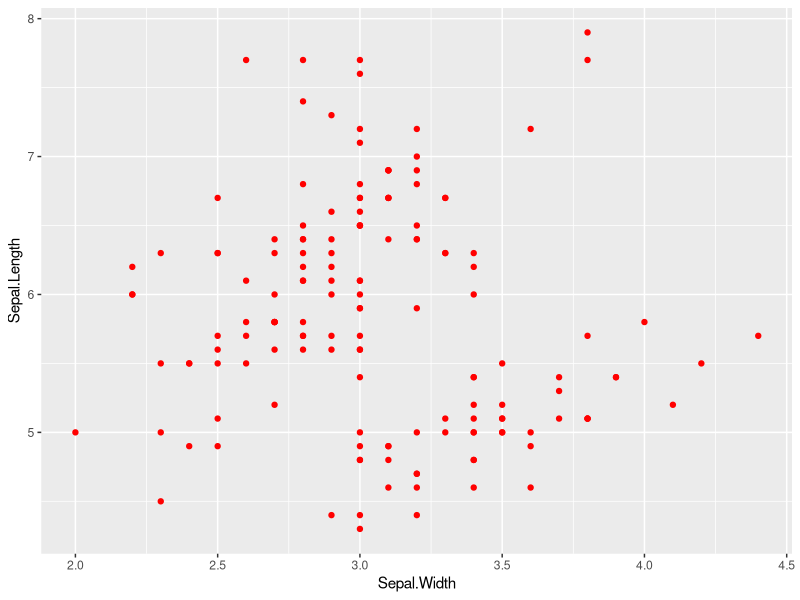
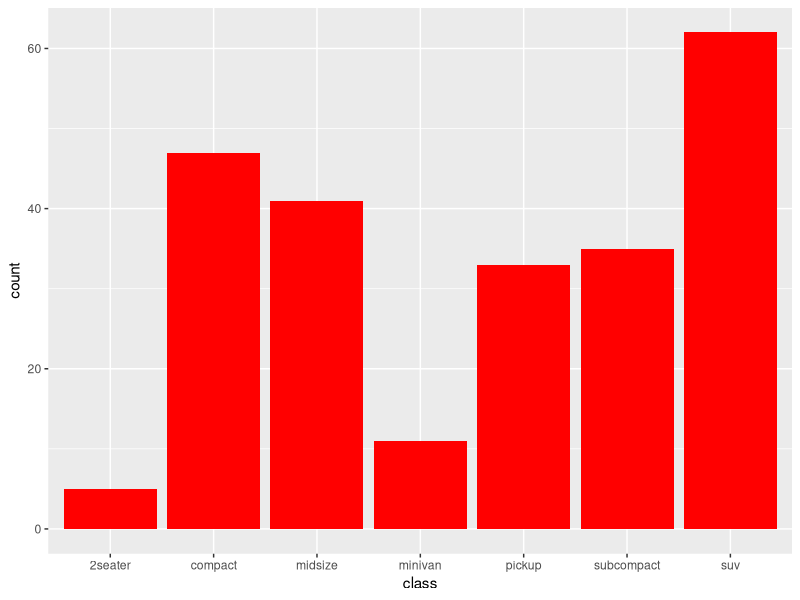
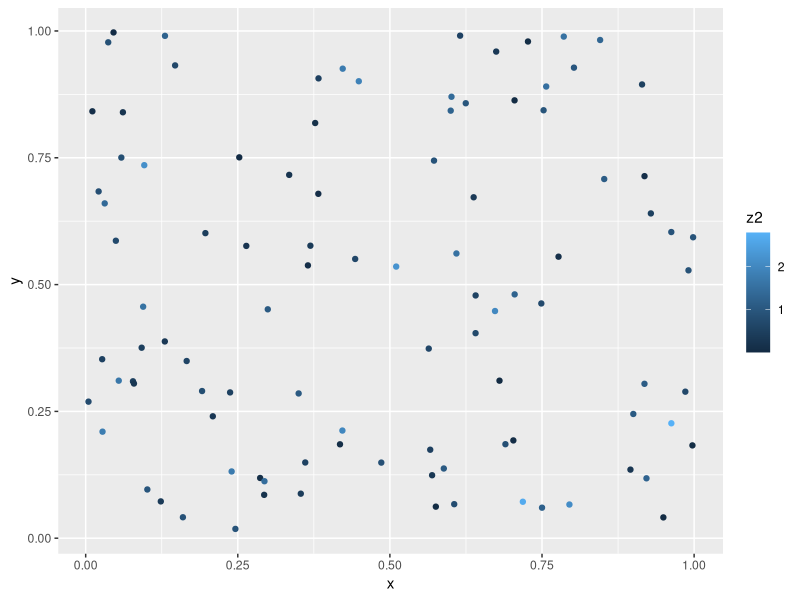
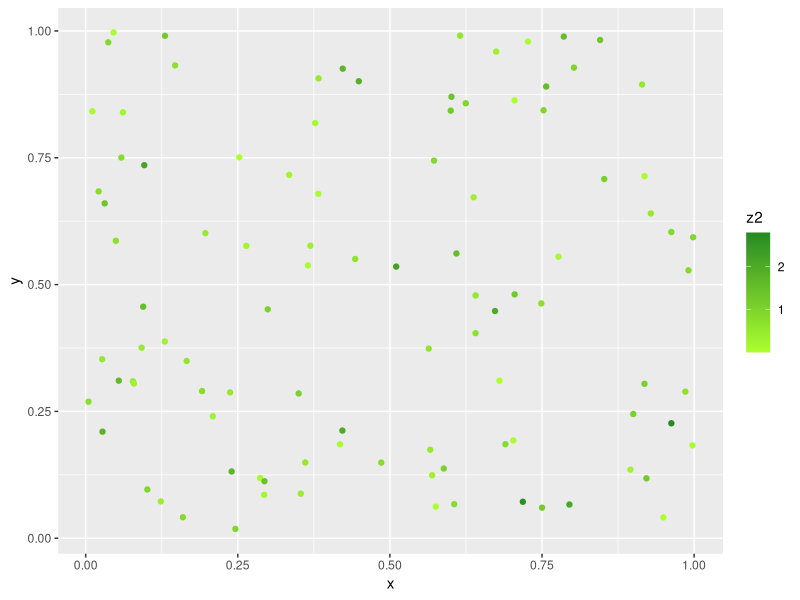
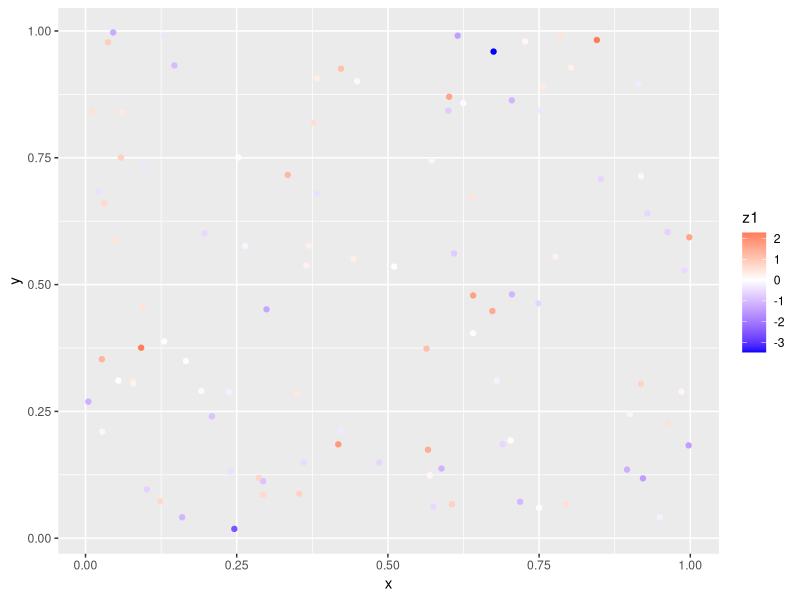
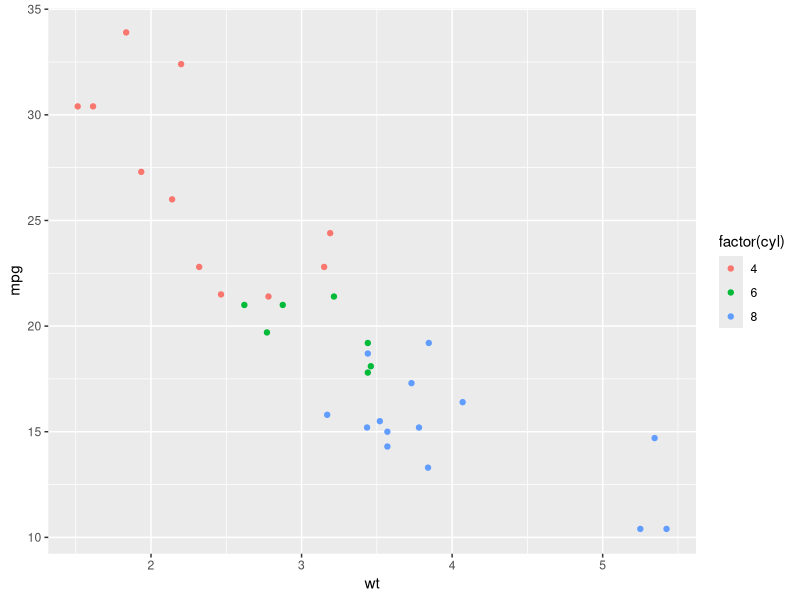
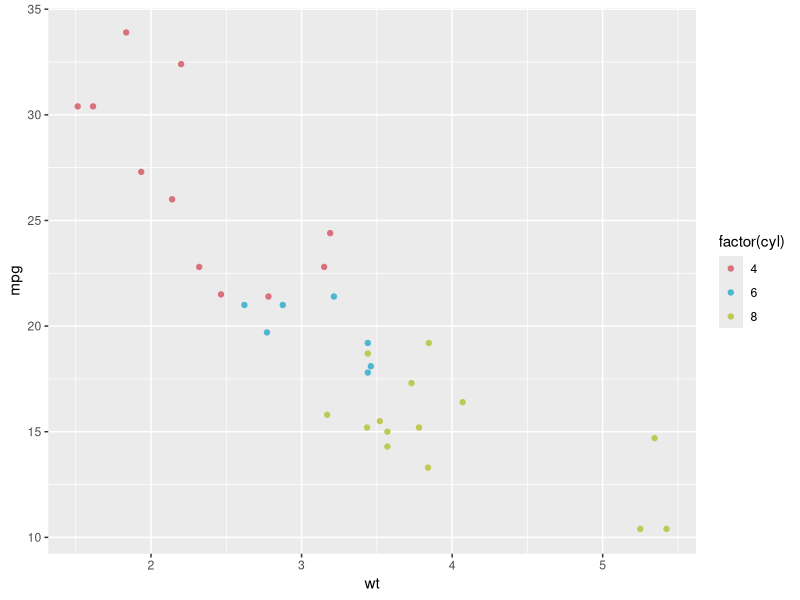

The R source for these figures, in order:
## ---- chunk 1
knitr::opts_chunk$set(fig.width=8, fig.height=6, fig.align = 'center',
                      error=FALSE, warning=FALSE, message=FALSE, dpi=300)

# Inelegant solution to font dependency issues
options(device = function(file, width, height) {
  png(tempfile(), width = width, height = height)
})

## ---- chunk 2
library(tidyverse)

ggplot(iris) + 
    geom_point(aes(x = Sepal.Width, y = Sepal.Length), color = 'red')
## ---- chunk 3
ggplot(mpg) +
    geom_bar(aes(x = class), fill = 'red')
## ---- chunk 4
df <- data.frame(
  x = runif(100), # 100 uniformly distributed random values
  y = runif(100), # 100 uniformly distributed random values
  z1 = rnorm(100), # 100 normally distributed random values
  z2 = abs(rnorm(100)) # 100 normally distributed random values mapped to positive
)
## ---- chunk 5
# Default colour scale colours from light blue to dark blue
g1 <- ggplot(df, aes(x, y)) +
  geom_point(aes(color = z2))

g1
## ---- chunk 6
g1 + 
  scale_color_gradient(low = 'greenyellow', high = 'forestgreen')
## ---- chunk 7
ggplot(df, aes(x, y)) +
  geom_point(aes(colour = z1)) +
  scale_color_gradient2(low = 'blue', mid = 'white', high = 'red')
## ---- chunk 8
g2 <- ggplot(mtcars, aes(x = wt, y = mpg)) +
  geom_point(aes(color = factor(cyl)))

g2
## ---- chunk 9
colors <- c("4" = "#D9717D", "6" = "#4DB6D0", "8" = "#BECA55")

g2 + 
  scale_color_manual(values = colors)
